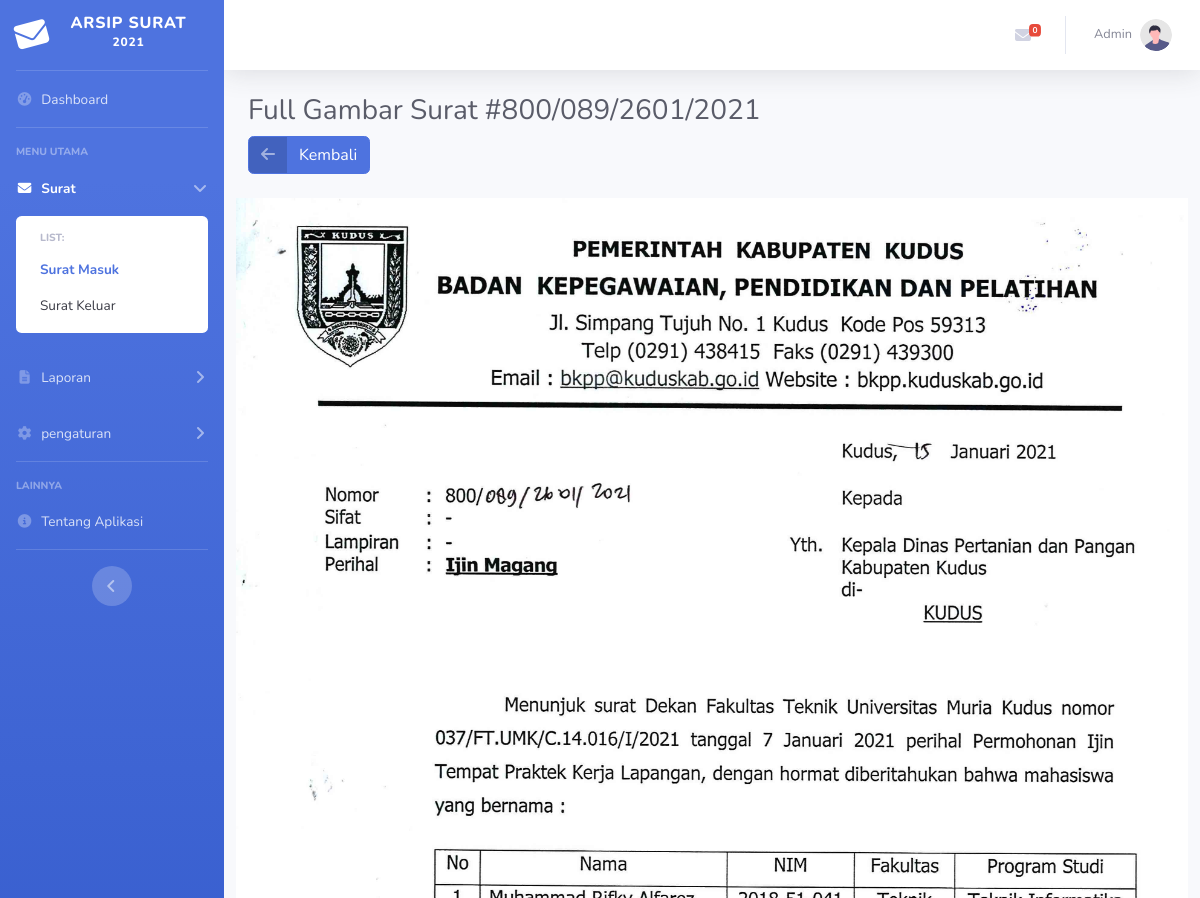
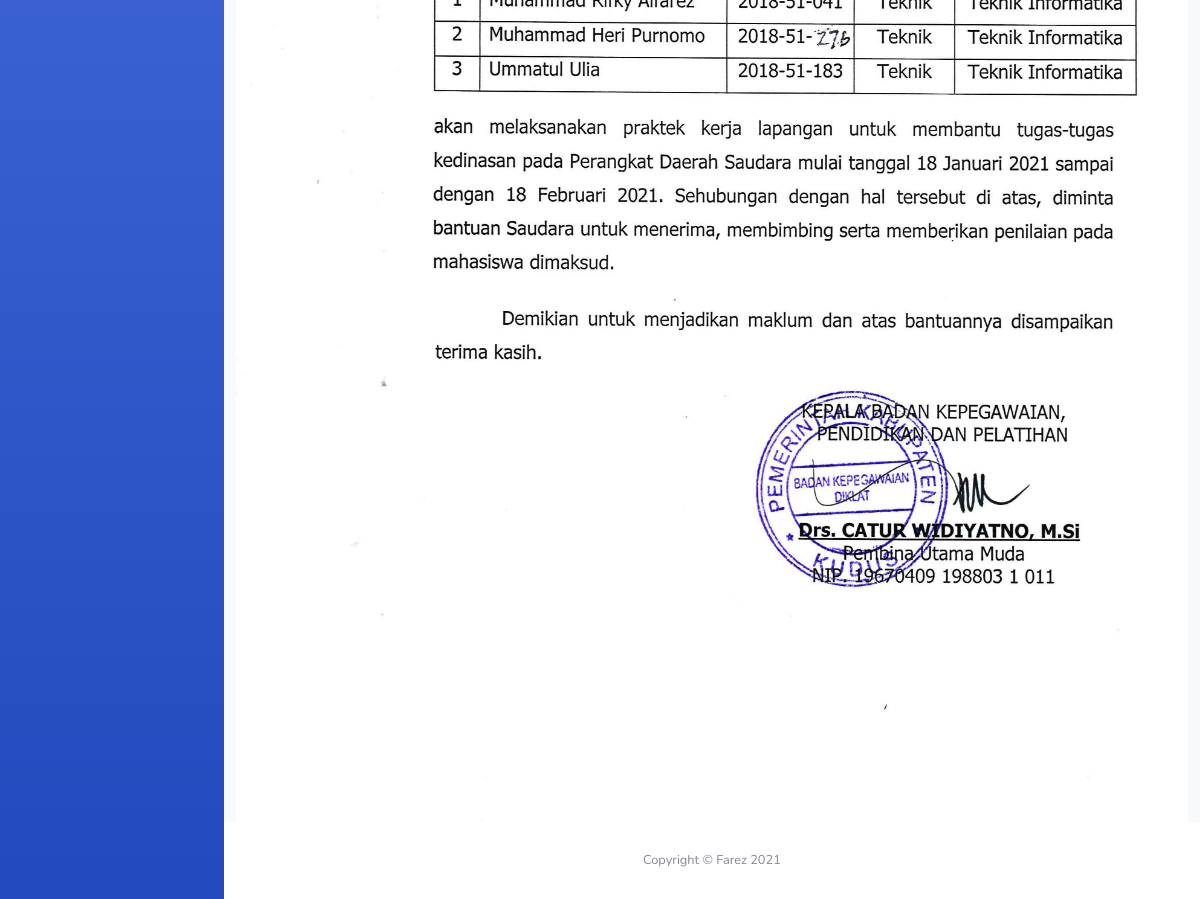
The app's page /fsm.php?id=17 (signed in) with its own data (2 pictures, top to bottom).
### tables this page shows
CREATE TABLE `tb_suratmasuk` (
  `id_suratmasuk` int(11) NOT NULL,
  `no_suratmasuk` varchar(50) NOT NULL,
  `no_agenda` varchar(50) NOT NULL,
  `asal_surat` varchar(250) NOT NULL,
  `kode_klasifikasi` varchar(50) NOT NULL,
  `isi_surat` varchar(250) NOT NULL,
  `tgl_surat` date NOT NULL,
  `tgl_diterima` date NOT NULL,
  `file_suratmasuk` varchar(250) NOT NULL,
  `ket_suratmasuk` varchar(250) NOT NULL
);

### fsm.php (the view, shortened to what this page needs)
<?php
    if(!isset($_SESSION['user'])) {
        echo "<script language='javascript'>alert('Anda harus login terlebih dahulu!!!'); document.location.href='login.php';</script>";
    } else {
    include 'template/header.php';
?>
            <hr class="sidebar-divider my-0">
            <li class="nav-item">
                <a class="nav-link" href="index.php">
                    <i class="fas fa-fw fa-tachometer-alt"></i>
                    <span>Dashboard</span></a>
            </li>
            <hr class="sidebar-divider">
            <div class="sidebar-heading">
                MENU UTAMA
            </div>
            <li class="nav-item active">
                <a class="nav-link" href="#" data-toggle="collapse" data-target="#collapseTwo"
                    aria-expanded="true" aria-controls="collapseTwo">
                    <i class="fas fa-fw fa-envelope"></i>
                    <span>Surat</span>
                </a>
                <div id="collapseTwo" class="collapse show" aria-labelledby="headingTwo" data-parent="#accordionSidebar">
                    <div class="bg-white py-2 collapse-inner rounded">
                        <h6 class="collapse-header">List:</h6>
                        <a class="collapse-item active" href="suratmasuk.php">Surat Masuk</a>
                        <a class="collapse-item" href="suratkeluar.php">Surat Keluar</a>
                    </div>
                </div>
            </li>
            <li class="nav-item">
                <a class="nav-link collapsed" href="#" data-toggle="collapse" data-target="#collapseUtilities"
                    aria-expanded="true" aria-controls="collapseUtilities">
                    <i class="fas fa-fw fa-file-alt"></i>
                    <span>Laporan</span>
                </a>
            </li>
            <?php
                if($_SESSION['level']=='Admin'){
            ?>
            <li class="nav-item">
                <a class="nav-link collapsed" href="#" data-toggle="collapse" data-target="#collapsepengaturan"
                    aria-expanded="true" aria-controls="collapseUtilities">
                    <i class="fas fa-fw fa-cog"></i>
                    <span>pengaturan</span>
                </a>
            </li>
            <?php
                } else {}
            ?>
            <hr class="sidebar-divider">
            <div class="sidebar-heading">
                Lainnya
            </div>
            <li class="nav-item">
                <a class="nav-link" href="tentang.php">
                    <i class="fas fa-fw fa-info-circle"></i>
                    <span>Tentang Aplikasi</span></a>
            </li>
            <hr class="sidebar-divider d-none d-md-block">
            <div class="text-center d-none d-md-inline">
                <button class="rounded-circle border-0" id="sidebarToggle"></button>
            </div>
        </ul>
        <div id="content-wrapper" class="d-flex flex-column">
            <div id="content">
                <nav class="navbar navbar-expand navbar-light bg-white topbar mb-4 static-top shadow">
                    <ul class="navbar-nav ml-auto">
                        <li class="nav-item dropdown no-arrow mx-1">
                            <a class="nav-link dropdown-toggle" href="#" id="messagesDropdown" role="button"
                                data-toggle="dropdown" aria-haspopup="true" aria-expanded="false">
                                <i class="fas fa-envelope fa-fw"></i>
                                <?php
                                    $hariini = date('Y-m-d');
                                    $sqli = mysqli_query($conn, "SELECT * FROM tb_suratmasuk WHERE tgl_surat='$hariini'");
                                    $ceksqli = mysqli_num_rows($sqli);
                                ?>
                                <span class="badge badge-danger badge-counter"><?= $ceksqli ?></span>
                            </a>
                        </li>
                        <li class="nav-item dropdown no-arrow">
                            <a class="nav-link dropdown-toggle" href="#" id="userDropdown" role="button"
                                data-toggle="dropdown" aria-haspopup="true" aria-expanded="false">
                                <span class="mr-2 d-none d-lg-inline text-gray-600 small"><?=$_SESSION['user']?></span>
                                <img class="img-profile rounded-circle"
                                    src="assets/img/undraw_profile.svg">
                            </a>
                        </li>
                    </ul>
                </nav>
                <div class="container-fluid">
                    <?php
                        $id = $_GET['id'];
                        $sqlf = mysqli_query($conn, "SELECT * FROM tb_suratmasuk WHERE id_suratmasuk='$id'");
                        $h = mysqli_fetch_assoc($sqlf);
                    ?>
                     <h1 class="h3 mb-2 text-gray-800">Full Gambar Surat #<?=$h['no_suratmasuk']?></h1>
                                    <a href="suratmasuk.php" class="btn btn-primary btn-icon-split mb-4">
                                        <span class="icon text-white-50">
                                            <i class="fas fa-arrow-left"></i>
                                        </span>
                                        <span class="text">Kembali</span>
                                    </a>
                    <div class="row">
                        <img src="file/suratmasuk/<?=$h['file_suratmasuk']?>" class="img-fluid" alt="Responsive image">
                    </div>
                </div>
            </div>
<?php }
    include 'template/footer.php';
?>

### records on screen
tb_suratmasuk: no_suratmasuk "800/089/2601/2021", file_suratmasuk (picture)

### other values on screen
$ceksqli "0"
$_SESSION['user'] "Admin"
